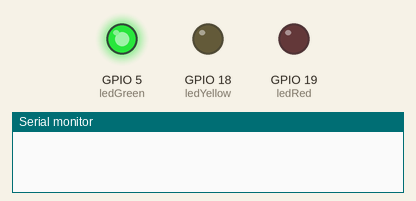
A program run on a simulated ESP32. Parts: output pins drawn as LEDs (lit = HIGH), the last lines printed to the serial monitor.

Above: at 2.5 s.
At 6.0 s:
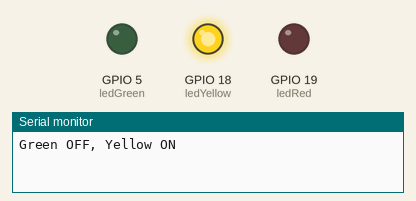
At 9.5 s:
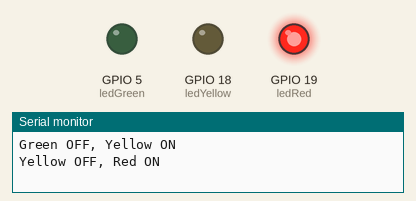
Timing chart, 0 to 15.6 s (numbered marks = the images above):
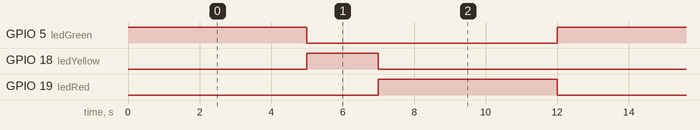

The program:

main.cpp
```cpp
#include <Arduino.h>

const int ledGreen = 5;   // Chân nối đèn xanh
const int ledYellow = 18; // Chân nối đèn vàng
const int ledRed = 19;    // Chân nối đèn đỏ

int state = 0; // 0: Green, 1: Yellow, 2: Red
ulong timeStart = 0;

bool IsReady(ulong& iTimer, uint32_t milisecond) {
  ulong t = millis();
  if (t - iTimer < milisecond) return false;
  iTimer = t;
  return true;
}

void Use_Non_Blocking() {
  if (state == 0 && IsReady(timeStart, 5000)) {
    digitalWrite(ledGreen, LOW);
    digitalWrite(ledYellow, HIGH);
    Serial.println("Green OFF, Yellow ON");
    state = 1;
  }
  else if (state == 1 && IsReady(timeStart, 2000)) {
    digitalWrite(ledYellow, LOW);
    digitalWrite(ledRed, HIGH);
    Serial.println("Yellow OFF, Red ON");
    state = 2;
  }
  else if (state == 2 && IsReady(timeStart, 5000)) {
    digitalWrite(ledRed, LOW);
    digitalWrite(ledGreen, HIGH);
    Serial.println("Red OFF, Green ON");
    state = 0;
  }
}

void setup() {
  Serial.begin(115200);
  pinMode(ledGreen, OUTPUT);
  pinMode(ledYellow, OUTPUT);
  pinMode(ledRed, OUTPUT);

  digitalWrite(ledGreen, HIGH);
  digitalWrite(ledYellow, LOW);
  digitalWrite(ledRed, LOW);
  timeStart = millis();
}

void loop() {
  Use_Non_Blocking();
}
```

Measured:
- by itself, GPIO 5 (ledGreen), GPIO 19 (ledRed): alternates HIGH for 5.0 s and LOW for 7.0 s
- by itself, GPIO 18 (ledYellow): alternates HIGH for 2.0 s and LOW for 10.0 s
- by itself, everything shown: repeats every 12.0 s, in 3 steps
